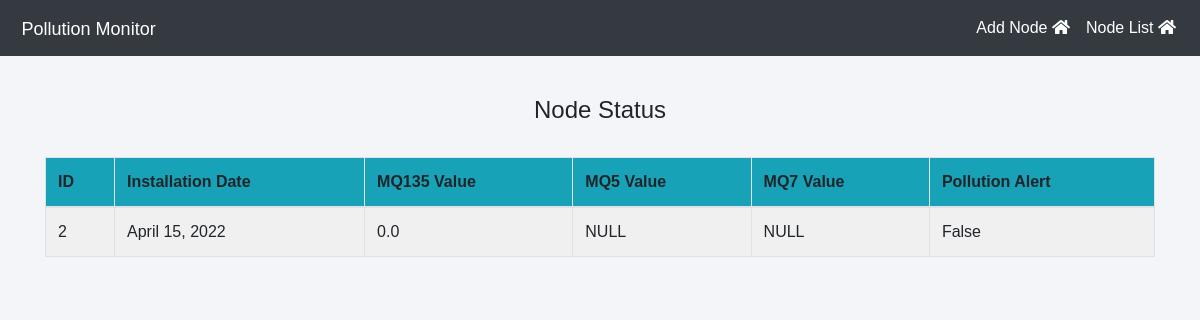
The app's page /Pollution/display/2, older data.
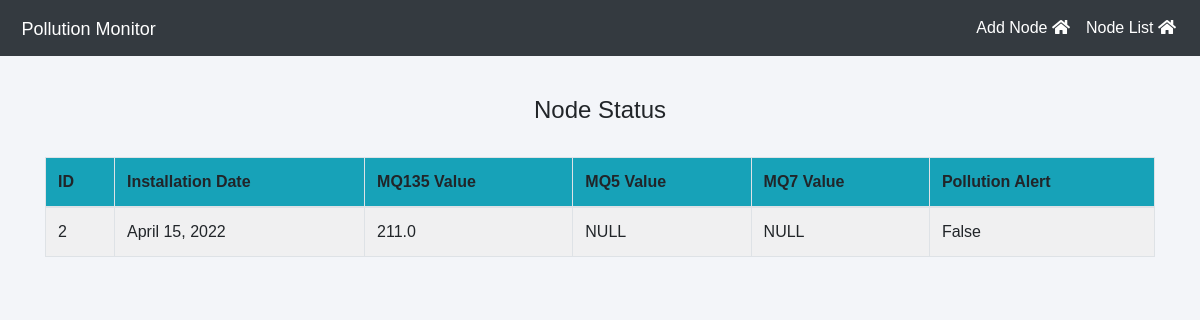
The same page, newer data.
### myapp/models.py (models this page shows, shortened)
class Node(models.Model):
    node_Id = models.AutoField(primary_key=True)
    installedDate = models.DateField(default=date.today())
    isMQ135 = models.BooleanField(default=False)
    isMQ5 = models.BooleanField(default=False)
    isMQ7 = models.BooleanField(default=False)
    mq135 = models.FloatField(blank=True, default=0)
    mq5 = models.FloatField(blank=True, default=0)
    mq7 = models.FloatField(blank=True, default=0)
    latitude = models.FloatField(blank=True, default=0)
    longitude = models.FloatField(blank=True, default=0)
    alert=models.BooleanField(default=False)

### myapp/views.py (the view)
# urls.py: path('display/<str:pid>', views.displayNode, name='displayNode'),
def displayNode(request,pid):
    if request.method == 'POST':
        return render(request, 'main.html',)
    else:
        node=Node.objects.get(node_Id=pid)
        return render(request, 'displayNode.html', {'node': node})

### templates/displayNode.html (shortened to what this page needs)
{% extends "sitebase.html" %}
{% load static %}
{% block content %}
<br><br>
<div class="container">
    <H4 class="text-center">Node Status</H4><br>
    <table class="table table-light table-hover table-bordered table-striped">
        <thead class="bg-info">
            <tr>
                <th scope="col">ID</th>
                <th scope="col">Installation Date</th>
                <th scope="col">MQ135 Value</th>
                <th scope="col">MQ5 Value</th>
                <th scope="col">MQ7 Value</th>
                <th scope="col">Pollution Alert</th>
            </tr>
        </thead>
        <tbody>
            <tr>
                <td> {{node.node_Id}}</td>
                <td> {{node.installedDate}}</td>
                {% if node.isMQ135 %}
                <td>{{node.mq135}}</td>
                {% else %}
                <td>NULL </td>
                {% endif %}
                {% if node.isMQ5 %}
                <td>{{node.mq5}}</td>
                {% else %}
                <td>NULL </td>
                {% endif %}
                {% if node.isMQ7 %}
                <td>{{node.mq7}}</td>
                {% else %}
                <td>NULL </td>
                {% endif %}
                <td>{{node.alert}}</td>
            </tr>
        </tbody>
    </table>
</div>
{% endblock %}

Row changes from the older to the newer data that the page shows:
changed Node "False": mq135 "0.0" → "211.0"
